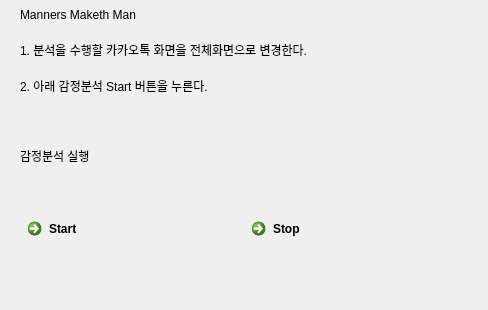
<?xml version="1.0" encoding="UTF-8"?>
<ui version="4.0">
 <class>Dialog</class>
 <widget class="QDialog" name="Dialog">
  <property name="geometry">
   <rect>
    <x>0</x>
    <y>0</y>
    <width>488</width>
    <height>310</height>
   </rect>
  </property>
  <property name="windowTitle">
   <string>Dialog</string>
  </property>
  <widget class="QWidget" name="verticalLayoutWidget_2">
   <property name="geometry">
    <rect>
     <x>20</x>
     <y>0</y>
     <width>441</width>
     <height>311</height>
    </rect>
   </property>
   <layout class="QVBoxLayout" name="verticalLayout_2">
    <item>
     <layout class="QVBoxLayout" name="verticalLayout">
      <item>
       <widget class="QLabel" name="label">
        <property name="text">
         <string>Manners Maketh Man</string>
        </property>
       </widget>
      </item>
      <item>
       <widget class="QLabel" name="label_3">
        <property name="text">
         <string>1. 분석을 수행할 카카오톡 화면을 전체화면으로 변경한다.</string>
        </property>
       </widget>
      </item>
      <item>
       <widget class="QLabel" name="label_2">
        <property name="text">
         <string>2. 아래 감정분석 Start 버튼을 누른다.</string>
        </property>
       </widget>
      </item>
     </layout>
    </item>
    <item>
     <widget class="QLabel" name="executeLabel">
      <property name="text">
       <string>감정분석 실행</string>
      </property>
     </widget>
    </item>
    <item>
     <layout class="QHBoxLayout" name="horizontalLayout">
      <item>
       <widget class="QCommandLinkButton" name="executeYes">
        <property name="text">
         <string>Start</string>
        </property>
       </widget>
      </item>
      <item>
       <widget class="QCommandLinkButton" name="executeNo">
        <property name="text">
         <string>Stop</string>
        </property>
       </widget>
      </item>
     </layout>
    </item>
   </layout>
  </widget>
 </widget>
 <resources/>
 <connections/>
</ui>
